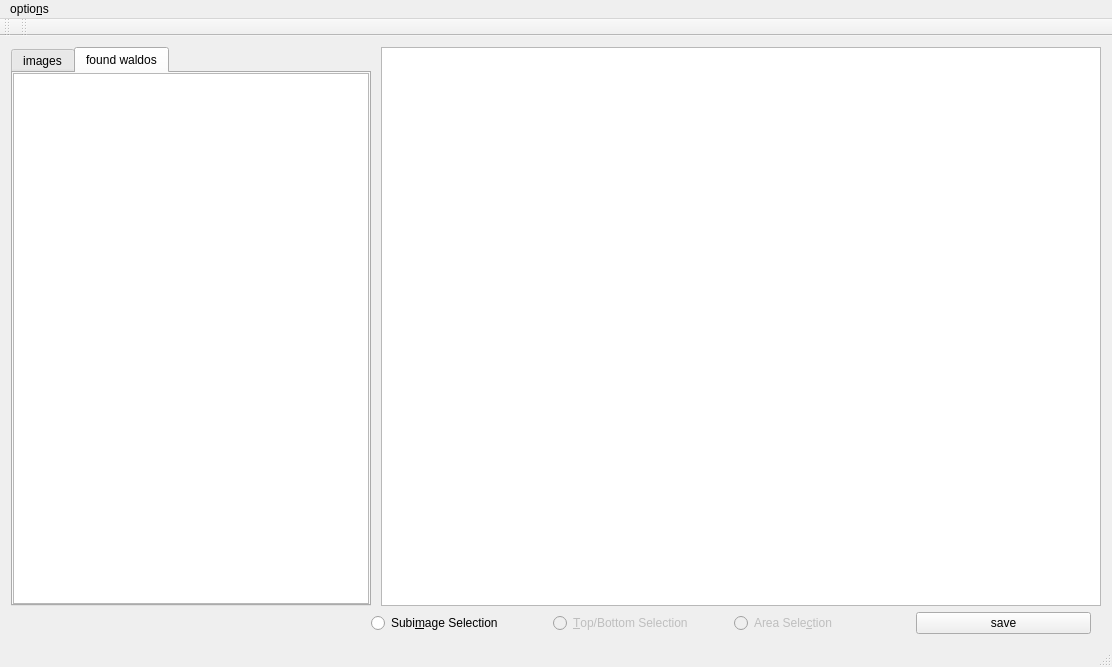
<?xml version="1.0" encoding="UTF-8"?>
<ui version="4.0">
 <class>MainWindow</class>
 <widget class="QMainWindow" name="MainWindow">
  <property name="geometry">
   <rect>
    <x>0</x>
    <y>0</y>
    <width>1112</width>
    <height>667</height>
   </rect>
  </property>
  <property name="sizePolicy">
   <sizepolicy hsizetype="Expanding" vsizetype="Expanding">
    <horstretch>0</horstretch>
    <verstretch>0</verstretch>
   </sizepolicy>
  </property>
  <property name="minimumSize">
   <size>
    <width>800</width>
    <height>400</height>
   </size>
  </property>
  <property name="mouseTracking">
   <bool>true</bool>
  </property>
  <property name="windowTitle">
   <string>Where is Waldo</string>
  </property>
  <property name="toolTipDuration">
   <number>-1</number>
  </property>
  <widget class="QWidget" name="centralWidget">
   <property name="sizePolicy">
    <sizepolicy hsizetype="Expanding" vsizetype="Expanding">
     <horstretch>0</horstretch>
     <verstretch>0</verstretch>
    </sizepolicy>
   </property>
   <property name="mouseTracking">
    <bool>true</bool>
   </property>
   <property name="acceptDrops">
    <bool>true</bool>
   </property>
   <property name="layoutDirection">
    <enum>Qt::LeftToRight</enum>
   </property>
   <layout class="QVBoxLayout" name="verticalLayout">
    <item>
     <layout class="QHBoxLayout" name="seletion_layout" stretch="0,0">
      <property name="spacing">
       <number>10</number>
      </property>
      <property name="sizeConstraint">
       <enum>QLayout::SetDefaultConstraint</enum>
      </property>
      <property name="leftMargin">
       <number>0</number>
      </property>
      <property name="topMargin">
       <number>0</number>
      </property>
      <item alignment="Qt::AlignLeft">
       <widget class="QTabWidget" name="tabWidget">
        <property name="minimumSize">
         <size>
          <width>350</width>
          <height>0</height>
         </size>
        </property>
        <property name="maximumSize">
         <size>
          <width>400</width>
          <height>16777215</height>
         </size>
        </property>
        <property name="mouseTracking">
         <bool>true</bool>
        </property>
        <property name="acceptDrops">
         <bool>true</bool>
        </property>
        <property name="currentIndex">
         <number>1</number>
        </property>
        <widget class="QWidget" name="tab_3">
         <attribute name="title">
          <string>images</string>
         </attribute>
         <layout class="QHBoxLayout" name="horizontalLayout_2">
          <property name="spacing">
           <number>0</number>
          </property>
          <property name="leftMargin">
           <number>0</number>
          </property>
          <property name="topMargin">
           <number>0</number>
          </property>
          <property name="rightMargin">
           <number>0</number>
          </property>
          <property name="bottomMargin">
           <number>0</number>
          </property>
          <item>
           <layout class="QHBoxLayout" name="horizontalLayout">
            <property name="spacing">
             <number>0</number>
            </property>
            <property name="rightMargin">
             <number>6</number>
            </property>
            <item>
             <widget class="QListWidget" name="listWidget">
              <property name="sizePolicy">
               <sizepolicy hsizetype="Expanding" vsizetype="Expanding">
                <horstretch>0</horstretch>
                <verstretch>0</verstretch>
               </sizepolicy>
              </property>
              <property name="minimumSize">
               <size>
                <width>350</width>
                <height>0</height>
               </size>
              </property>
              <property name="maximumSize">
               <size>
                <width>16777215</width>
                <height>16777215</height>
               </size>
              </property>
              <property name="mouseTracking">
               <bool>true</bool>
              </property>
              <property name="acceptDrops">
               <bool>true</bool>
              </property>
             </widget>
            </item>
           </layout>
          </item>
         </layout>
        </widget>
        <widget class="QWidget" name="tab_4">
         <attribute name="title">
          <string>found waldos</string>
         </attribute>
         <layout class="QHBoxLayout" name="horizontalLayout_4">
          <property name="spacing">
           <number>0</number>
          </property>
          <property name="leftMargin">
           <number>0</number>
          </property>
          <property name="topMargin">
           <number>0</number>
          </property>
          <property name="rightMargin">
           <number>0</number>
          </property>
          <property name="bottomMargin">
           <number>0</number>
          </property>
          <item>
           <layout class="QHBoxLayout" name="horizontalLayout_3">
            <property name="spacing">
             <number>0</number>
            </property>
            <item>
             <widget class="QListWidget" name="listWidget_2"/>
            </item>
           </layout>
          </item>
         </layout>
        </widget>
       </widget>
      </item>
      <item>
       <widget class="MyGraphicsView" name="graphicsView">
        <property name="mouseTracking">
         <bool>true</bool>
        </property>
       </widget>
      </item>
     </layout>
    </item>
    <item>
     <layout class="QHBoxLayout" name="button_layout">
      <property name="leftMargin">
       <number>360</number>
      </property>
      <property name="topMargin">
       <number>0</number>
      </property>
      <property name="rightMargin">
       <number>10</number>
      </property>
      <item>
       <widget class="QRadioButton" name="subImageButton">
        <property name="text">
         <string>Subi&amp;mage Selection</string>
        </property>
       </widget>
      </item>
      <item>
       <widget class="QRadioButton" name="topButton">
        <property name="enabled">
         <bool>false</bool>
        </property>
        <property name="text">
         <string>&amp;Top/Bottom Selection</string>
        </property>
        <property name="checkable">
         <bool>true</bool>
        </property>
       </widget>
      </item>
      <item>
       <widget class="QRadioButton" name="areaButton">
        <property name="enabled">
         <bool>false</bool>
        </property>
        <property name="text">
         <string>Area Sele&amp;ction</string>
        </property>
        <property name="checkable">
         <bool>true</bool>
        </property>
       </widget>
      </item>
      <item>
       <widget class="QPushButton" name="saveButton">
        <property name="text">
         <string>save</string>
        </property>
       </widget>
      </item>
     </layout>
    </item>
   </layout>
  </widget>
  <widget class="QStatusBar" name="statusBar"/>
  <widget class="QToolBar" name="toolBar">
   <property name="windowTitle">
    <string>toolBar</string>
   </property>
   <attribute name="toolBarArea">
    <enum>TopToolBarArea</enum>
   </attribute>
   <attribute name="toolBarBreak">
    <bool>false</bool>
   </attribute>
  </widget>
  <widget class="QToolBar" name="mainToolBar">
   <attribute name="toolBarArea">
    <enum>TopToolBarArea</enum>
   </attribute>
   <attribute name="toolBarBreak">
    <bool>false</bool>
   </attribute>
  </widget>
  <widget class="QMenuBar" name="menuBar">
   <property name="geometry">
    <rect>
     <x>0</x>
     <y>0</y>
     <width>1112</width>
     <height>31</height>
    </rect>
   </property>
   <widget class="QMenu" name="menuWaldo">
    <property name="title">
     <string>optio&amp;ns</string>
    </property>
    <addaction name="actionSelect_waldo"/>
    <addaction name="actionMark_waldo"/>
    <addaction name="actionFind_waldo"/>
    <addaction name="actionLoad_training_data"/>
   </widget>
   <addaction name="menuWaldo"/>
  </widget>
  <action name="actionSelect_waldo">
   <property name="text">
    <string>&amp;select waldo</string>
   </property>
   <property name="toolTip">
    <string>select one image and then mark waldo</string>
   </property>
   <property name="whatsThis">
    <string/>
   </property>
  </action>
  <action name="actionMark_waldo">
   <property name="text">
    <string>&amp;mark training data</string>
   </property>
   <property name="toolTip">
    <string>check all images and if waldo appears on it mark him</string>
   </property>
  </action>
  <action name="actionFind_waldo">
   <property name="text">
    <string>&amp;find waldo</string>
   </property>
   <property name="toolTip">
    <string>find waldo in all images in the left lies</string>
   </property>
  </action>
  <action name="actionLoad_training_data">
   <property name="text">
    <string>&amp;load saved data</string>
   </property>
  </action>
 </widget>
 <layoutdefault spacing="6" margin="11"/>
 <customwidgets>
  <customwidget>
   <class>MyGraphicsView</class>
   <extends>QGraphicsView</extends>
   <header>gui/mygraphicsview.h</header>
  </customwidget>
 </customwidgets>
 <resources/>
 <connections/>
</ui>
